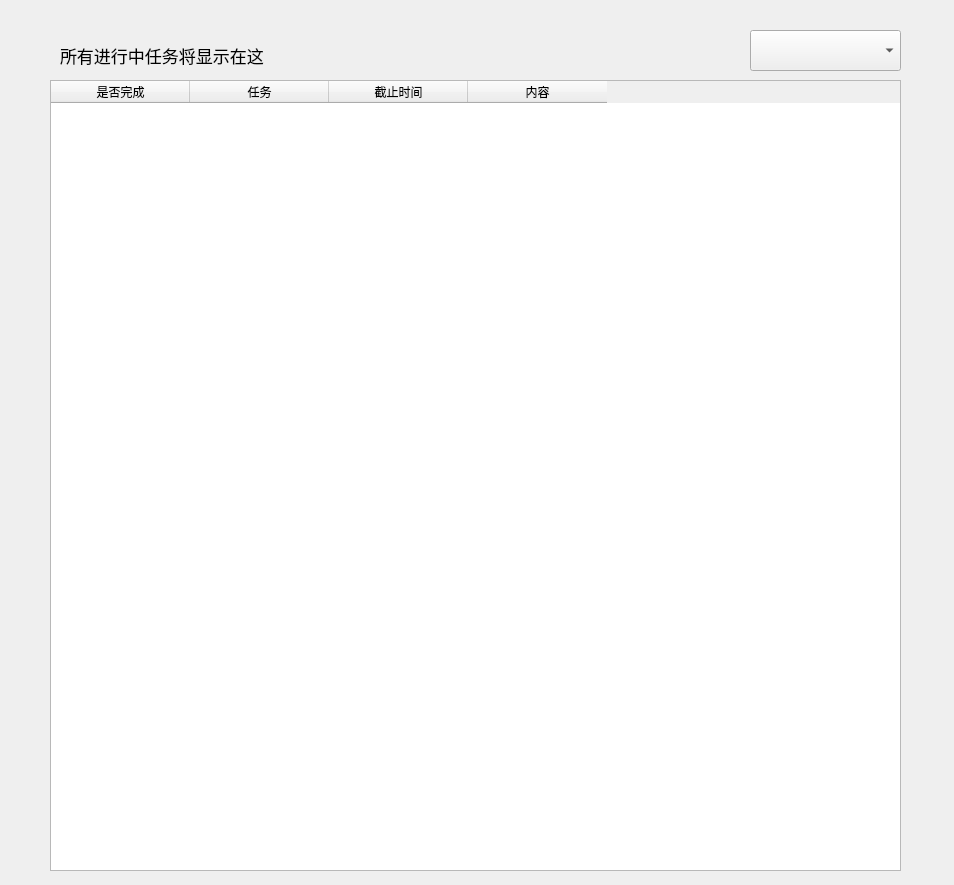
<?xml version="1.0" encoding="UTF-8"?>
<ui version="4.0">
 <class>Form</class>
 <widget class="QWidget" name="Form">
  <property name="geometry">
   <rect>
    <x>0</x>
    <y>0</y>
    <width>954</width>
    <height>885</height>
   </rect>
  </property>
  <property name="sizePolicy">
   <sizepolicy hsizetype="Expanding" vsizetype="Expanding">
    <horstretch>0</horstretch>
    <verstretch>0</verstretch>
   </sizepolicy>
  </property>
  <property name="windowTitle">
   <string>Form</string>
  </property>
  <widget class="QTableWidget" name="tableWidget">
   <property name="geometry">
    <rect>
     <x>50</x>
     <y>80</y>
     <width>851</width>
     <height>791</height>
    </rect>
   </property>
   <attribute name="horizontalHeaderCascadingSectionResizes">
    <bool>false</bool>
   </attribute>
   <attribute name="horizontalHeaderMinimumSectionSize">
    <number>31</number>
   </attribute>
   <attribute name="horizontalHeaderDefaultSectionSize">
    <number>139</number>
   </attribute>
   <attribute name="verticalHeaderVisible">
    <bool>true</bool>
   </attribute>
   <column>
    <property name="text">
     <string>是否完成</string>
    </property>
   </column>
   <column>
    <property name="text">
     <string>任务</string>
    </property>
   </column>
   <column>
    <property name="text">
     <string>截止时间</string>
    </property>
   </column>
   <column>
    <property name="text">
     <string>内容</string>
    </property>
   </column>
  </widget>
  <widget class="QComboBox" name="comboBox">
   <property name="geometry">
    <rect>
     <x>750</x>
     <y>30</y>
     <width>151</width>
     <height>41</height>
    </rect>
   </property>
  </widget>
  <widget class="QLabel" name="label">
   <property name="geometry">
    <rect>
     <x>60</x>
     <y>40</y>
     <width>271</width>
     <height>31</height>
    </rect>
   </property>
   <property name="font">
    <font>
     <family>楷体</family>
     <pointsize>13</pointsize>
    </font>
   </property>
   <property name="text">
    <string>所有进行中任务将显示在这</string>
   </property>
  </widget>
 </widget>
 <resources/>
 <connections/>
</ui>
